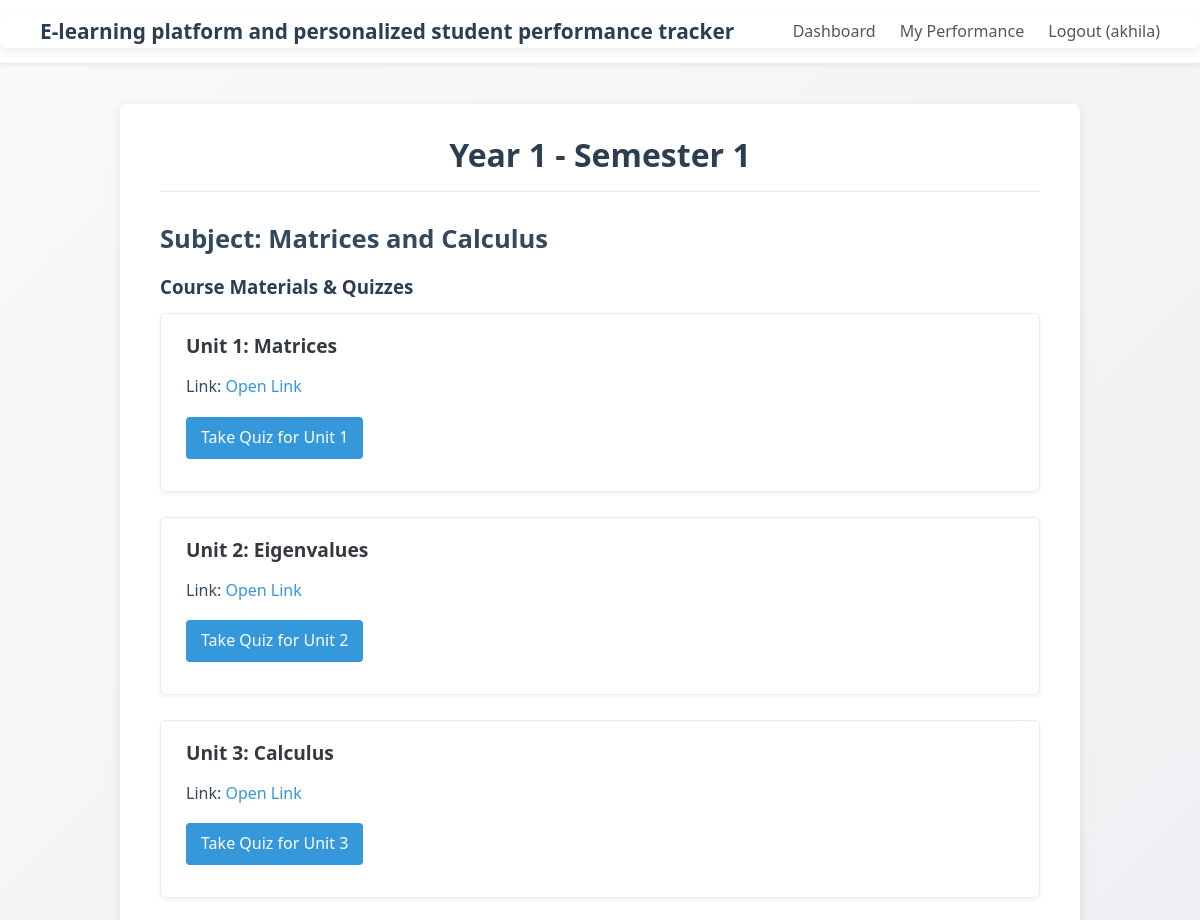
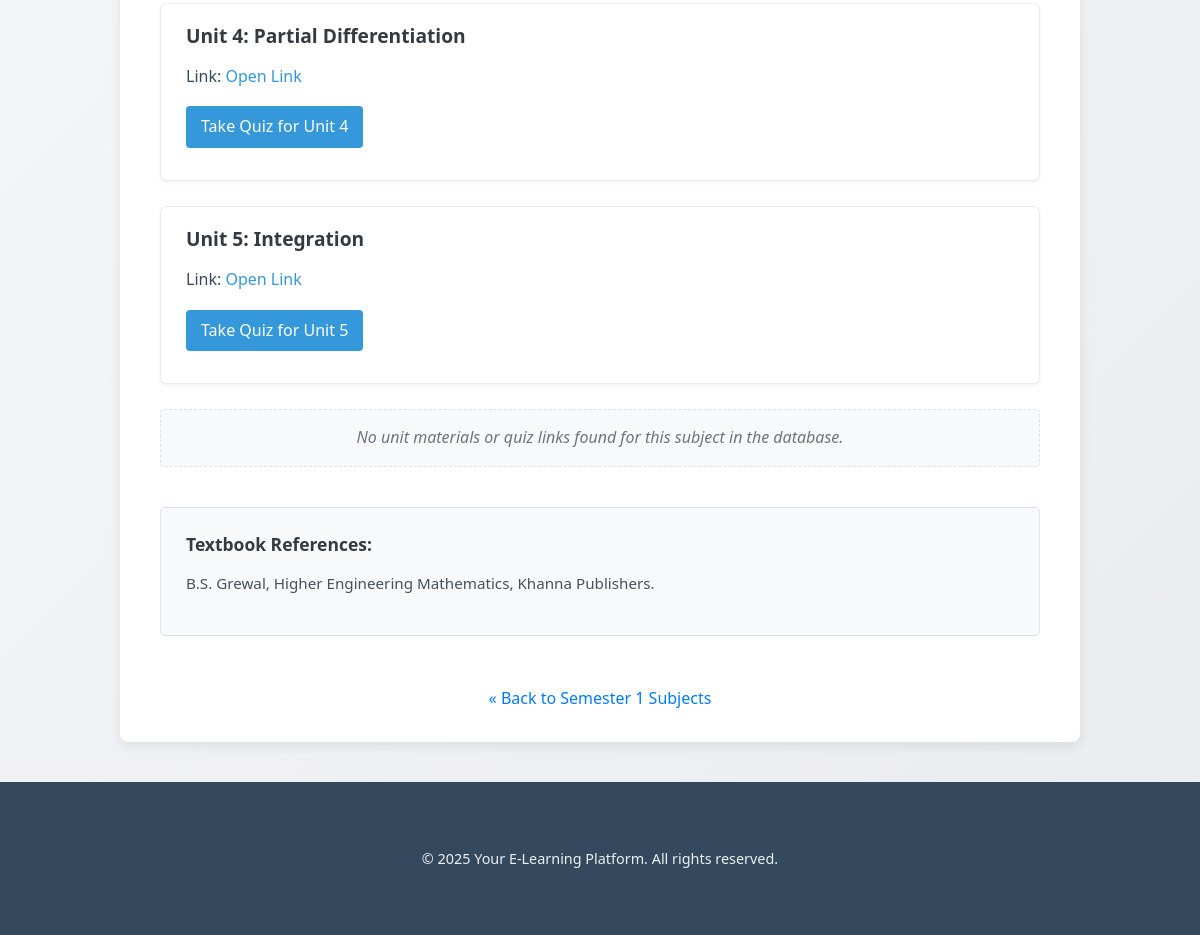
Page /year1/semester1/subject/Matrices and Calculus (signed in) on the committed database (2 pictures, top to bottom).
### tables this page shows
CREATE TABLE courses (
    id INTEGER PRIMARY KEY,
    year INTEGER,
    content TEXT
, semester INTEGER, unit1_link TEXT, unit2_link TEXT, unit3_link TEXT, unit4_link TEXT, unit5_link TEXT, subject TEXT, unit1_name TEXT, unit2_name TEXT, unit3_name TEXT, unit4_name TEXT, unit5_name TEXT, referencebooks TEXT);

### app.py (the view)
@app.route('/year<int:year>/semester<int:semester>/subject/<subject>')
@login_required
def subject_detail_view(year, semester, subject):
    if not (1 <= year <= 4 and 1 <= semester <= 2):
        flash("Invalid year or semester.", "error")
        return redirect(url_for('dashboard'))
    user_id = session['user_id']
    course = None
    db = get_db()
    if not db:
        return redirect(url_for('semester_view', year_num=year, semester_num=semester))
    try:
        course_query = "SELECT * FROM courses WHERE year = ? AND semester = ? AND LOWER(TRIM(subject)) = LOWER(TRIM(?))"
        course = db.execute(course_query, (year, semester, subject)).fetchone()
    except sqlite3.Error as e:
        print(f"DB error fetching subject details: {e}")
        flash(f"Error retrieving data for {subject}.", "error")
        return redirect(url_for('semester_view', year_num=year, semester_num=semester))
    return render_template('subject_details.html', course=course, subject=subject, year=year, semester=semester)

### app.py (called while the page is built)
def get_db():
    if 'db' not in g:
        try:
            g.db = sqlite3.connect(DATABASE, timeout=10)
            g.db.row_factory = sqlite3.Row
            g.db.execute("PRAGMA journal_mode=WAL;")
            g.db.execute("PRAGMA busy_timeout = 5000;")
            g.db.execute("PRAGMA foreign_keys = ON;")
        except sqlite3.Error as e:
            print(f"Database connection error: {e}")
            flash("Database service is currently unavailable. Please try again later.", "error")
            g.db = None # Ensure g.db is None if connection fails
    return g.db

@app.context_processor
def inject_now():
    return {'now': datetime.now(timezone.utc)}

def login_required(f):
    @functools.wraps(f)
    def decorated_function(*args, **kwargs):
        if 'user_id' not in session:
            flash('Please log in to access this page.', 'warning')
            session['next_url'] = request.url
            return redirect(url_for('login'))
        return f(*args, **kwargs)
    return decorated_function

### templates/subject_details.html (shortened to what this page needs)
{% extends "base.html" %}
{% block content %}
<div class="container">
    <h1>Year {{ year }} - Semester {{ semester }}</h1>
    <h2>Subject: {{ subject }}</h2>
    {% if course %}
        <h3>Course Materials & Quizzes</h3>
        {% set unit_found = false %}
        {% for i in range(1, 6) %}
            {% set unit_link_col = 'unit' ~ i ~ '_link' %}
            {% set unit_name_col = 'unit' ~ i ~ '_name' %}
            {% if course[unit_link_col] and course[unit_link_col] | trim %}
                {% set unit_found = true %}
                <div class="unit-section">
                    {% set current_unit_name = course[unit_name_col] if course[unit_name_col] and course[unit_name_col]|trim else ('Unit ' + i|string) %}
                    <h4>
                        Unit {{ i }}: {{ current_unit_name }}
                    </h4>
                    <p>
                         Link: <a href="{{ course[unit_link_col] }}" target="_blank" rel="noopener noreferrer">Open Link</a>
                    </p>
                    <p>
                        <a href="{{ url_for('quiz', year=year, semester=semester, subject=subject, unit=i) }}" class="button-link">
                            Take Quiz for Unit {{ i }}
                        </a>
                    </p>
                </div>
            {% endif %}
        {% endfor %}
        {% if not unit_found %}
             <p class="content-not-found">No unit materials or quiz links found for this subject in the database.</p>
        {% endif %}
        <div class="references-section">
            <h4>Textbook References:</h4>
            {% if course['referencebooks'] and course['referencebooks'] | trim %}
                <p>{{ course['referencebooks'] | replace('\n', '<br>') | safe }}</p>
            {% else %}
                <p class="content-not-found">No specific textbook references provided.</p>
            {% endif %}
        </div>
    {% else %}
        <p class="content-not-found">Subject content details could not be loaded for "{{ subject }}". Please check the subject name or contact support.</p>
    {% endif %}
     <div class="subject-details-back-link-container">
        <a class="back-link" href="{{ url_for('semester_view', year_num=year, semester_num=semester) }}">
            « Back to Semester {{ semester }} Subjects
        </a>
     </div>
</div>
{% endblock %}

### static/css/style.css (style rules this page uses)
* { box-sizing: border-box; margin: 0; padding: 0; }
body { font-family: system-ui, -apple-system, BlinkMacSystemFont, "Segoe UI", Roboto, Oxygen, Ubuntu, Cantarell, "Open Sans", "Helvetica Neue", sans-serif; line-height: 1.6; color: #34495e; background-color: #eef2f7; background-image: linear-gradient(135deg, #f8f9fa 0%, #e9ecef 100%); min-height: 100vh; display: flex; flex-direction: column; }
.container { max-width: 960px; margin: 40px auto; background-color: #ffffff; padding: 30px 40px; border-radius: 8px; box-shadow: 0 4px 12px rgba(0, 0, 0, 0.08); }
h1, h2, h3, h4, h5, h6 { margin-bottom: 0.75em; color: #2c3e50; font-weight: 600; line-height: 1.3; }
h1 { font-size: 2em; text-align: center; border-bottom: 1px solid #e9ecef; padding-bottom: 15px; margin-bottom: 30px; }
h2 { font-size: 1.6em; margin-bottom: 20px; color: #34495e; }
p { margin-bottom: 1em; }
a { color: #3498db; text-decoration: none; transition: color 0.2s ease; }
.back-link { display: inline-block; margin-top: 20px; font-weight: 500; color: #007bff; text-decoration: none; }
.unit-section { margin-bottom: 25px; padding: 20px 25px; border: 1px solid #e9ecef; border-radius: 6px; background-color: #ffffff; box-shadow: 0 2px 4px rgba(0, 0, 0, 0.05); }
.unit-section h4 { font-size: 1.2em; color: #343a40; margin-bottom: 15px; }
.unit-section p { margin-bottom: 12px; }
.unit-section p a { font-weight: 500; text-decoration: none; }
.unit-section .button-link { display: inline-block; margin-top: 5px; padding: 8px 15px; background-color: #3498db; color: white; border-radius: 4px; font-weight: 500; transition: background-color 0.2s ease; text-decoration: none; }
.references-section { margin-top: 40px; padding: 25px; background-color: #f8f9fa; border: 1px solid #dee2e6; border-radius: 5px; font-size: 0.95em; color: #495057; }
.references-section h4 { font-size: 1.15em; margin-bottom: 15px; color: #343a40; }
.content-not-found { color: #6c757d; font-style: italic; margin-top: 15px; padding: 15px; background-color: #f8f9fa; border: 1px dashed #dee2e6; border-radius: 4px; text-align: center; }
.subject-details-back-link-container { text-align: center; margin-top: 30px; }

### rows in the picture
courses: subject "Matrices and Calculus", unit1_name "Matrices" "Eigenvalues" "Calculus" "Partial Differentiation" "Integration", referencebooks "B.S. Grewal, Higher Engineering Mathematics, Khanna Publishers."

### other values in the picture
{{ session.username }} "akhila"
{{ year }} "1"
{{ semester }} "1"
{{ i }} "1" "2" "3" "4" "5"
